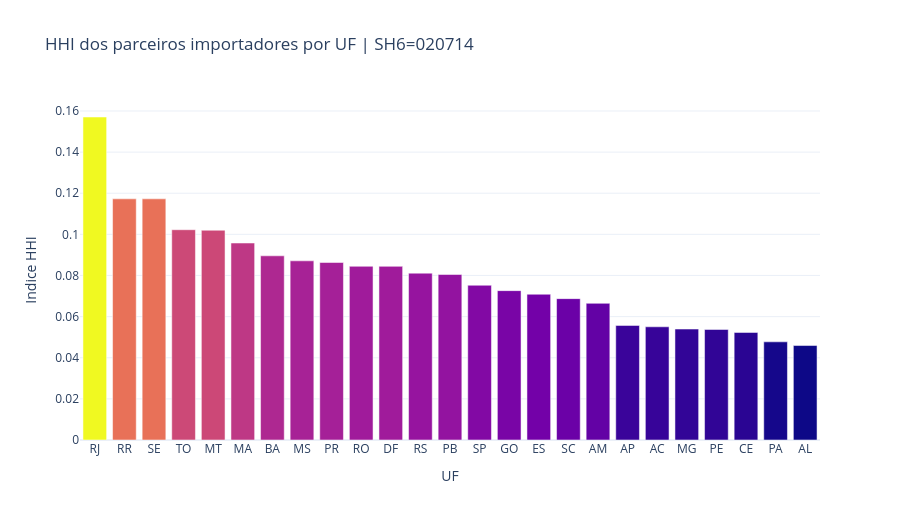

The notebook cell this image was saved under:
### Code cell
# HHI por UF para o SH6 selecionado.

df_hhi_uf = calculate_hhi_by_uf(df_pairs_sh6)

print(f'UFs comparadas no HHI: {len(df_hhi_uf):,}')

if len(df_hhi_uf) == 0:
    print('Sem dados suficientes para calcular HHI.')
else:
    fig_hhi = px.bar(
        df_hhi_uf,
        x='sg_uf',
        y='hhi',
        color='hhi',
        hover_data={
            'n_importers': True,
            'total_potential_value': ':.2f',
            'hhi': ':.6f',
        },
        title=f'HHI dos parceiros importadores por UF | SH6={selected_sh6}',
        labels={
            'sg_uf': 'UF',
            'hhi': 'Indice HHI',
            'n_importers': 'Numero de parceiros',
            'total_potential_value': 'Potencial total (USD)',
        },
        template='plotly_white',
        height=520,
    )
    fig_hhi.update_layout(coloraxis_showscale=False)
    fig_hhi.show()

df_hhi_uf

### Figure 1 — Plotly figure (JSON) as saved in the notebook; plotly's stock layout.template omitted (floating-point values rounded to 4 significant figures)
{"data": [{"customdata": [[224.0, 321900.0], [224.0, 522700.0], [224.0, 72.66], [224.0, 413300.0], [224.0, 118800000.0], [224.0, 132800.0], [224.0, 4266000.0], [224.0, 317900000.0], [224.0, 2934000000.0], [224.0, 1576.0], [224.0, 108500000.0], [224.0, 781100000.0], [224.0, 1479000.0], [224.0, 450300000.0], [224.0, 387400000.0], [224.0, 14030000.0], [224.0, 1733000000.0], [224.0, 42670.0], [224.0, 7874.0], [224.0, 12950.0], [224.0, 322300000.0], [224.0, 2340000.0], [224.0, 24090.0], [224.0, 290100.0], [224.0, 46040.0]], "hovertemplate": "UF=%{x}<br>Indice HHI=%{marker.color:.6f}<br>Numero de parceiros=%{customdata[0]}<br>Potencial total (USD)=%{customdata[1]:.2f}<extra></extra>", "legendgroup": "", "marker": {"color": [0.1571, 0.1173, 0.1173, 0.1023, 0.102, 0.09579, 0.08957, 0.08713, 0.08631, 0.08447, 0.08445, 0.08113, 0.08048, 0.07525, 0.07264, 0.07089, 0.06874, 0.06646, 0.05571, 0.05504, 0.05395, 0.05375, 0.0523, 0.04774, 0.04594], "coloraxis": "coloraxis", "pattern": {"shape": ""}}, "name": "", "orientation": "v", "showlegend": false, "textposition": "auto", "type": "bar", "x": ["RJ", "RR", "SE", "TO", "MT", "MA", "BA", "MS", "PR", "RO", "DF", "RS", "PB", "SP", "GO", "ES", "SC", "AM", "AP", "AC", "MG", "PE", "CE", "PA", "AL"], "xaxis": "x", "y": [0.1571, 0.1173, 0.1173, 0.1023, 0.102, 0.09579, 0.08957, 0.08713, 0.08631, 0.08447, 0.08445, 0.08113, 0.08048, 0.07525, 0.07264, 0.07089, 0.06874, 0.06646, 0.05571, 0.05504, 0.05395, 0.05375, 0.0523, 0.04774, 0.04594], "yaxis": "y"}], "layout": {"barmode": "relative", "coloraxis": {"colorbar": {"title": {"text": "Indice HHI"}}, "colorscale": [[0, "#0d0887"], [0.1111, "#46039f"], [0.2222, "#7201a8"], [0.3333, "#9c179e"], [0.4444, "#bd3786"], [0.5556, "#d8576b"], [0.6667, "#ed7953"], [0.7778, "#fb9f3a"], [0.8889, "#fdca26"], [1, "#f0f921"]], "showscale": false}, "height": 520, "legend": {"tracegroupgap": 0}, "title": {"text": "HHI dos parceiros importadores por UF | SH6=020714"}, "xaxis": {"anchor": "y", "domain": [0, 1], "title": {"text": "UF"}}, "yaxis": {"anchor": "x", "domain": [0, 1], "title": {"text": "Indice HHI"}}}}
